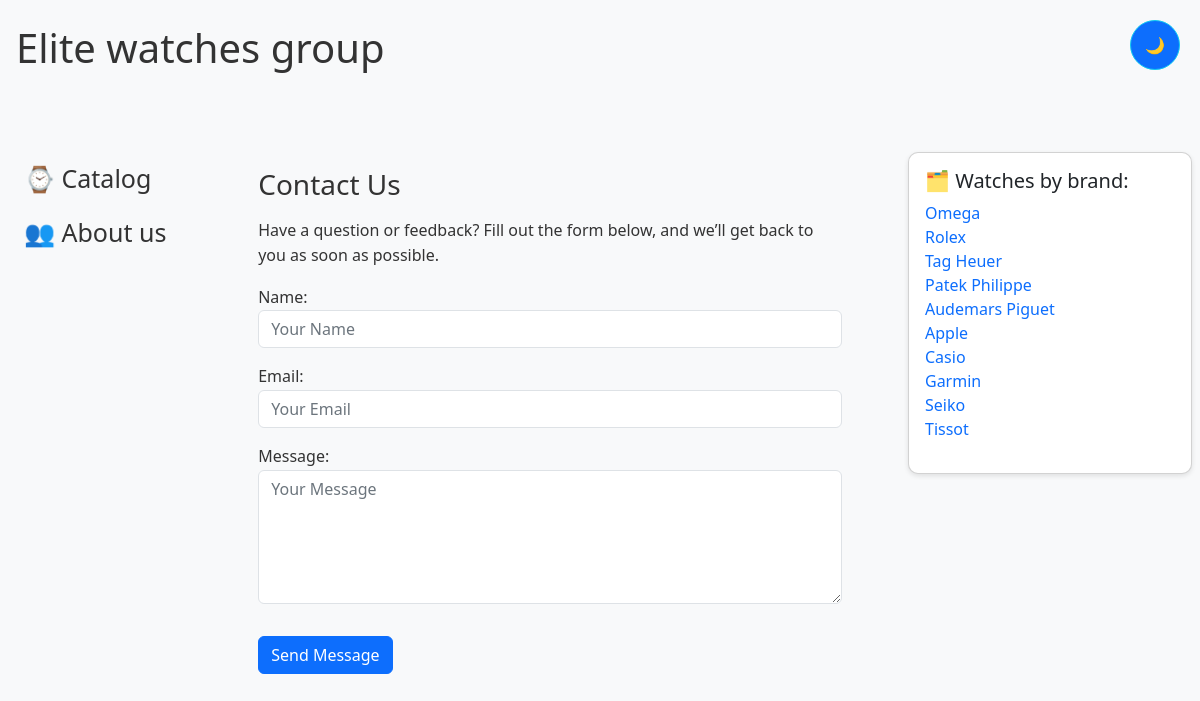
/shop/contact/, run on the app's committed database.
### shop/models.py (models this page shows, shortened)
class Brand(models.Model):
    name = models.CharField(max_length=100,)
    slug = models.SlugField(max_length=100, blank=True)
    class Meta:
        verbose_name = 'Brand'
        verbose_name_plural = 'Brands'

### shop/views.py (the view)
# urls.py: path('contact/', contact_us, name='contact'),
def contact_us(request):
    all_brands = Brand.objects.all()
    if request.method == 'POST':
        form = ContactRequestForm(request.POST)
        if form.is_valid():
            form.save()
            return redirect('shop:contact_success')
    else:
        form = ContactRequestForm()
    context = {
        'title': 'Contact Us',
        'form': form,
        'all_brands': all_brands,
    }
    return render(request, 'contact.html', context)

### shop/forms.py
class ContactRequestForm(forms.ModelForm):
    class Meta:
        model = ContactRequest
        fields = ['name', 'email', 'message']
        widgets = {
            'name': forms.TextInput(attrs={'class': 'form-control', 'placeholder': 'Your Name'}),
            'email': forms.EmailInput(attrs={'class': 'form-control', 'placeholder': 'Your Email'}),
            'message': forms.Textarea(attrs={'class': 'form-control', 'placeholder': 'Your Message', 'rows': 5}),
        }

### shop/templates/contact.html (shortened to what this page needs)
{% extends 'base.html' %}
{% load static %}
{% block content %}
<section class="contact p-3" data-aos="fade-in">
    <h3 class="mb-3">{{ title }}</h3>
    <p>Have a question or feedback? Fill out the form below, and we’ll get back to you as soon as possible.</p>
    <form method="post" class="contact-form">
    {{ form.as_p }}
    <button type="submit" class="btn btn-primary mt-3">Send Message</button>
</form>
</section>
{% endblock %}

### shop/templates/base.html (shortened to what this page needs)
{% load static %}
<!DOCTYPE html>
<html lang="en">
<head>
    <link href="https://cdn.jsdelivr.net/npm/aos@2.3.4/dist/aos.css" rel="stylesheet">
    <link href="https://cdn.jsdelivr.net/npm/bootstrap@5.3.0/dist/css/bootstrap.min.css" rel="stylesheet">
    <link rel="stylesheet" href="{% static 'css/styles.css' %}">
    <link rel="stylesheet" href="https://unpkg.com/leaflet@1.9.4/dist/leaflet.css"/>
</head>
<body>
    <button id="theme-toggle" class="btn btn-outline-info position-fixed" style="top: 20px; right: 20px; z-index: 1000;">🌙</button>
    <h1 class="ms-3 my-4">Elite watches group</h1>
    <div class="container-fluid">
        <div class="row">
            <div class="col-md-2 p-2 mt-5">
                <ul class="nav flex-column">
                    {% if not request.path == '/shop/' %}
                    <li class="nav-item">
                        <a class="nav-link" style="font-size: 25px;" href="{% url 'shop:catalog' %}">⌚ Catalog</a>
                    </li>
                     {% endif %}
                    {% if not request.path == '/shop/about/' %}
                    <li class="nav-item">
                        <a class="nav-link" style="font-size: 25px;" href="{% url 'shop:about' %}">👥 About us</a>
                    </li>
                    {% endif %}
                </ul>
            </div>
            <div class="col-md-7 p-2 mt-5 d-flex justify-content-center" style="color: #007bff">
                <div class="content-wrapper" style="width: 90%; max-width: 800px;">
                    {% block content %}{% endblock %}
                </div>
            </div>
            <div class="col-md-3 p-2 mt-5">
                <div class="card p-3">
                    <h5 class="card-title">🗂️ Watches by brand:</h5>
                    {% if all_brands %}
                        <ul class="list-unstyled">
                            {% for brand in all_brands %}
                                <li><a href="{% url 'shop:sort_by_brand' brand.slug %}" class="text-decoration-none">{{ brand.name }}</a></li>
                            {% endfor %}
                        </ul>
                    {% else %}
                        <p class="text-muted">😕 No brands to show.</p>
                    {% endif %}
                </div>
            </div>
        </div>
    </div>
</body>
</html>

### static/css/styles.css (style rules this page uses)
body { background-color: #f8f9fa; color: #333; transition: background-color 0.3s, color 0.3s; }
.card { border-radius: 10px; box-shadow: 0 2px 5px rgba(0,0,0,0.1); background-color: #fff; }
.nav-link { color: #333; transition: color 0.3s; }
h1 { color: #333; }
.content-wrapper { width: 90%; max-width: 800px; }
#theme-toggle { border-radius: 50%; padding: 10px; width: 50px; height: 50px; display: flex; align-items: center; justify-content: center; }
.contact { max-width: 800px; margin: 0 auto; }
.contact h3 { color: #333; }
.contact p { font-size: 16px; line-height: 1.6; color: #333; }
.contact-form .form-control { background-color: #fff; color: #333; border: 1px solid #dee2e6; }
.contact-form .form-control::placeholder { color: #6c757d; }
.contact-form button { transition: background-color 0.3s, color 0.3s; }

### data on the page
Brand: name "Omega"
Brand: name "Rolex"
Brand: name "Tag Heuer"
Brand: name "Patek Philippe"
Brand: name "Audemars Piguet"
Brand: name "Apple"
Brand: name "Casio"
Brand: name "Garmin"
Brand: name "Seiko"
Brand: name "Tissot"

### other printed values
{{ title }} "Contact Us"
